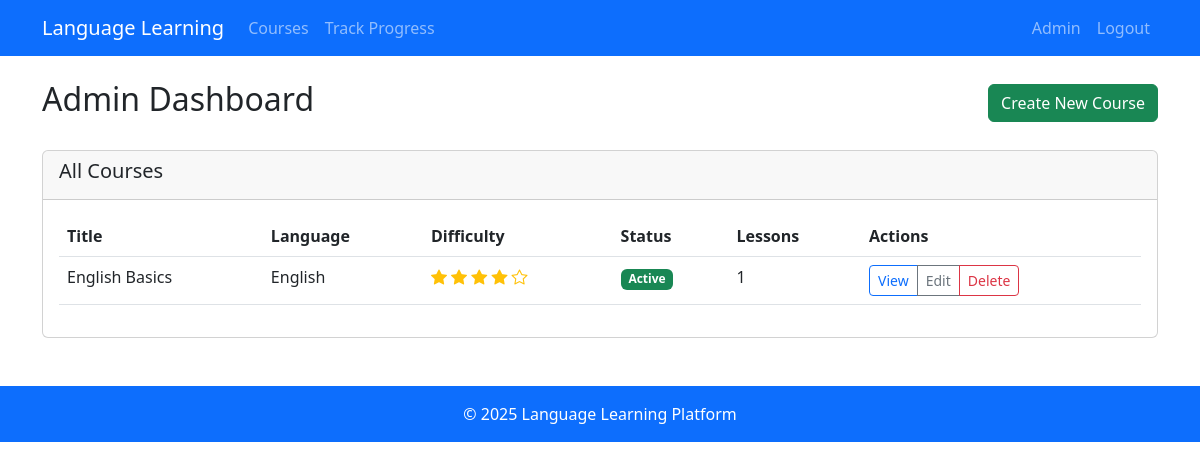
Screenshot of /admin-profile/ (signed in) with the database file from the repository.
### learning/models.py (models this page shows, shortened)
class Course(models.Model):
    title = models.CharField(max_length=200)
    language = models.ForeignKey(Language, on_delete=models.CASCADE)
    description = models.TextField()
    created_at = models.DateTimeField(auto_now_add=True)
    updated_at = models.DateTimeField(auto_now=True)
    difficulty = models.IntegerField(
        validators=[MinValueValidator(1), MaxValueValidator(5)]
    )
    is_active = models.BooleanField(default=True)

class Language(models.Model):
    name = models.CharField(max_length=100)
    code = models.CharField(max_length=10)
    def __str__(self):
        return self.name

### learning/views.py (the view)
# urls.py: path('admin-profile/', views.admin_profile, name='admin_profile'),
@login_required
@user_passes_test(is_admin)
def admin_profile(request):
    if not request.user.is_superuser:
        return redirect('profile')
    courses = Course.objects.all()
    return render(request, 'admin_profile.html', {'courses': courses})

### learning/views.py (called while the page is built)
def is_admin(user):
    return user.is_superuser

### templates/admin_profile.html (shortened to what this page needs)
{% extends 'base.html' %}
{% block content %}
<div class="d-flex justify-content-between align-items-center mb-4">
    <h2>Admin Dashboard</h2>
    <div>
        <a href="{% url 'create_course' %}" class="btn btn-success">Create New Course</a>
    </div>
</div>
<div class="card">
    <div class="card-header">
        <h5>All Courses</h5>
    </div>
    <div class="card-body">
        <div class="table-responsive">
            <table class="table table-hover">
                <thead>
                    <tr>
                        <th>Title</th>
                        <th>Language</th>
                        <th>Difficulty</th>
                        <th>Status</th>
                        <th>Lessons</th>
                        <th>Actions</th>
                    </tr>
                </thead>
                <tbody>
                    {% for course in courses %}
                    <tr>
                        <td>{{ course.title }}</td>
                        <td>{{ course.language }}</td>
                        <td>
                            {% for i in "12345" %}
                                {% if forloop.counter <= course.difficulty %}
                                    <i class="bi bi-star-fill text-warning"></i>
                                {% else %}
                                    <i class="bi bi-star text-warning"></i>
                                {% endif %}
                            {% endfor %}
                        </td>
                        <td>
                            {% if course.is_active %}
                                <span class="badge bg-success">Active</span>
                            {% else %}
                                <span class="badge bg-secondary">Inactive</span>
                            {% endif %}
                        </td>
                        <td>{{ course.lesson_set.count }}</td>
                        <td>
                            <div class="btn-group btn-group-sm">
                                <a href="{% url 'course_detail' course.id %}" class="btn btn-outline-primary">View</a>
                                <a href="{% url 'edit_course' course.id %}" class="btn btn-outline-secondary">Edit</a>
                                <a href="{% url 'delete_course' course.id %}" class="btn btn-outline-danger">Delete</a>
                            </div>
                        </td>
                    </tr>
                    {% empty %}
                    <tr>
                        <td colspan="6" class="text-center">No courses yet. Create your first course!</td>
                    </tr>
                    {% endfor %}
                </tbody>
            </table>
        </div>
    </div>
</div>
{% endblock %}

### templates/base.html (style rules this page uses)
body { padding-top: 56px; }

### rows the page displays
Course: title "English Basics", language "English", difficulty 4 (drawn), is_active "Active", lesson_set.count "1"
